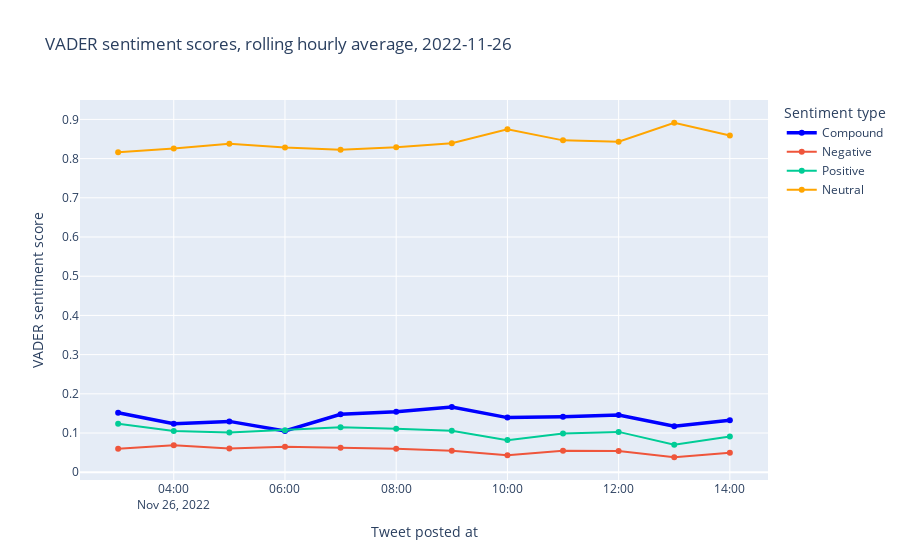
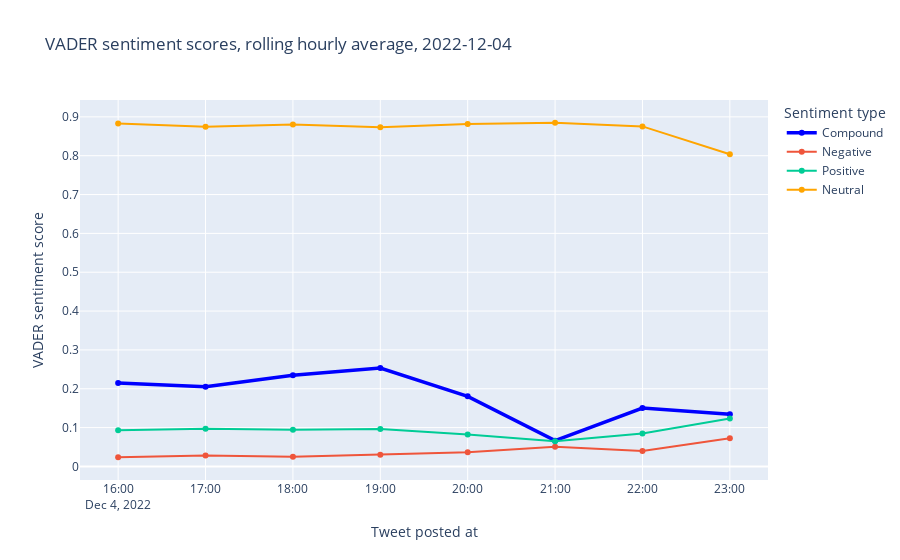
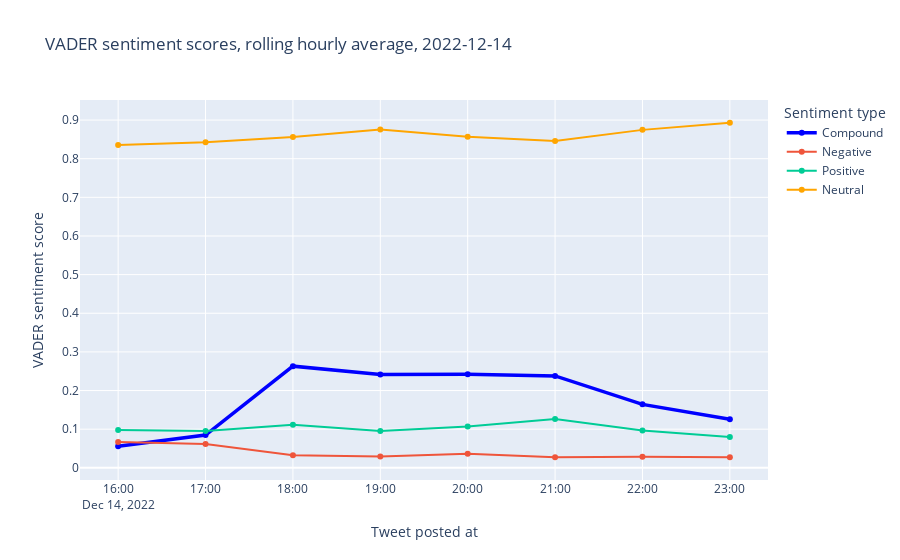
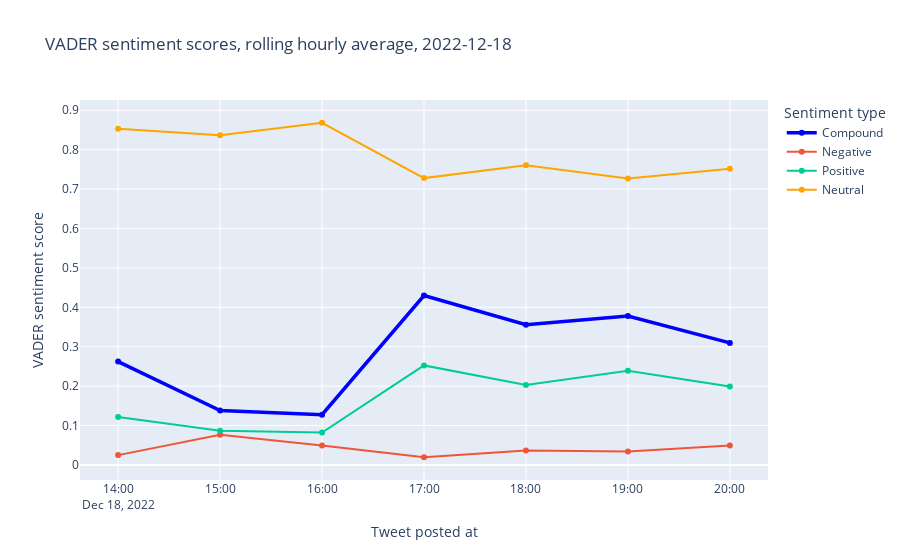

The notebook cell these images were saved under, in order:
### Markdown cell above
**HOURLY**

### Code cell
dates = ['2022-11-26', '2022-12-04', '2022-12-14', '2022-12-18']

date_ranges = [
    ['2022-11-26 03:00', '2022-11-26 14:00'],
    ['2022-12-04 16:00', '2022-12-04 23:30'],
    ['2022-12-14 16:00', '2022-12-14 23:30'],
    ['2022-12-18 14:00', '2022-12-18 20:30']
]

for i, range in enumerate(date_ranges):
    subset_df = hourly_sentiment_df.query(f'created_at.between("{range[0]}", "{range[1]}")')

    fig = go.Figure()
    fig.add_scatter(name='Compound', x=subset_df['created_at'], y=subset_df['compound'], line=dict(color="blue", width=3.5) )

    fig.add_scatter(name='Negative', x=subset_df['created_at'], y=subset_df['neg'], fillcolor='red')
    fig.add_scatter(name='Positive', x=subset_df['created_at'], y=subset_df['pos'], fillcolor='green')
    fig.add_scatter(name='Neutral', x=subset_df['created_at'], y=subset_df['neu'], line=dict(color="orange"))
    fig.update_traces(connectgaps=True)
    fig.update_layout(
        title=f'VADER sentiment scores, rolling hourly average, {dates[i]}',
        xaxis_title='Tweet posted at',
        yaxis_title='VADER sentiment score',
        legend_title='Sentiment type'
    )
    fig.show()

### Figure 1 — Plotly figure (JSON) as saved in the notebook; plotly's stock layout.template omitted (floating-point values rounded to 4 significant figures)
{"data": [{"connectgaps": true, "line": {"color": "blue", "width": 3.5}, "name": "Compound", "type": "scatter", "x": ["2022-11-26T03:00:00+00:00", "2022-11-26T04:00:00+00:00", "2022-11-26T05:00:00+00:00", "2022-11-26T06:00:00+00:00", "2022-11-26T07:00:00+00:00", "2022-11-26T08:00:00+00:00", "2022-11-26T09:00:00+00:00", "2022-11-26T10:00:00+00:00", "2022-11-26T11:00:00+00:00", "2022-11-26T12:00:00+00:00", "2022-11-26T13:00:00+00:00", "2022-11-26T14:00:00+00:00"], "y": [0.152, 0.1235, 0.1297, 0.1055, 0.1477, 0.1544, 0.1662, 0.1393, 0.1418, 0.1461, 0.1171, 0.1325]}, {"connectgaps": true, "fillcolor": "red", "name": "Negative", "type": "scatter", "x": ["2022-11-26T03:00:00+00:00", "2022-11-26T04:00:00+00:00", "2022-11-26T05:00:00+00:00", "2022-11-26T06:00:00+00:00", "2022-11-26T07:00:00+00:00", "2022-11-26T08:00:00+00:00", "2022-11-26T09:00:00+00:00", "2022-11-26T10:00:00+00:00", "2022-11-26T11:00:00+00:00", "2022-11-26T12:00:00+00:00", "2022-11-26T13:00:00+00:00", "2022-11-26T14:00:00+00:00"], "y": [0.06004, 0.06901, 0.06082, 0.06487, 0.06231, 0.06016, 0.05467, 0.04349, 0.05478, 0.05396, 0.03823, 0.04981]}, {"connectgaps": true, "fillcolor": "green", "name": "Positive", "type": "scatter", "x": ["2022-11-26T03:00:00+00:00", "2022-11-26T04:00:00+00:00", "2022-11-26T05:00:00+00:00", "2022-11-26T06:00:00+00:00", "2022-11-26T07:00:00+00:00", "2022-11-26T08:00:00+00:00", "2022-11-26T09:00:00+00:00", "2022-11-26T10:00:00+00:00", "2022-11-26T11:00:00+00:00", "2022-11-26T12:00:00+00:00", "2022-11-26T13:00:00+00:00", "2022-11-26T14:00:00+00:00"], "y": [0.1235, 0.1051, 0.1012, 0.1072, 0.115, 0.1112, 0.1059, 0.08191, 0.09871, 0.1029, 0.07032, 0.09117]}, {"connectgaps": true, "line": {"color": "orange"}, "name": "Neutral", "type": "scatter", "x": ["2022-11-26T03:00:00+00:00", "2022-11-26T04:00:00+00:00", "2022-11-26T05:00:00+00:00", "2022-11-26T06:00:00+00:00", "2022-11-26T07:00:00+00:00", "2022-11-26T08:00:00+00:00", "2022-11-26T09:00:00+00:00", "2022-11-26T10:00:00+00:00", "2022-11-26T11:00:00+00:00", "2022-11-26T12:00:00+00:00", "2022-11-26T13:00:00+00:00", "2022-11-26T14:00:00+00:00"], "y": [0.8165, 0.8258, 0.838, 0.828, 0.8227, 0.8286, 0.8394, 0.8746, 0.8465, 0.8431, 0.8915, 0.859]}], "layout": {"legend": {"title": {"text": "Sentiment type"}}, "title": {"text": "VADER sentiment scores, rolling hourly average, 2022-11-26"}, "xaxis": {"title": {"text": "Tweet posted at"}}, "yaxis": {"title": {"text": "VADER sentiment score"}}}}

### Figure 2 — Plotly figure (JSON) as saved in the notebook; plotly's stock layout.template omitted (floating-point values rounded to 4 significant figures)
{"data": [{"connectgaps": true, "line": {"color": "blue", "width": 3.5}, "name": "Compound", "type": "scatter", "x": ["2022-12-04T16:00:00+00:00", "2022-12-04T17:00:00+00:00", "2022-12-04T18:00:00+00:00", "2022-12-04T19:00:00+00:00", "2022-12-04T20:00:00+00:00", "2022-12-04T21:00:00+00:00", "2022-12-04T22:00:00+00:00", "2022-12-04T23:00:00+00:00"], "y": [0.215, 0.2054, 0.2346, 0.2532, 0.1804, 0.06642, 0.1503, 0.1346]}, {"connectgaps": true, "fillcolor": "red", "name": "Negative", "type": "scatter", "x": ["2022-12-04T16:00:00+00:00", "2022-12-04T17:00:00+00:00", "2022-12-04T18:00:00+00:00", "2022-12-04T19:00:00+00:00", "2022-12-04T20:00:00+00:00", "2022-12-04T21:00:00+00:00", "2022-12-04T22:00:00+00:00", "2022-12-04T23:00:00+00:00"], "y": [0.02364, 0.02845, 0.02481, 0.02997, 0.03629, 0.05046, 0.0396, 0.07271]}, {"connectgaps": true, "fillcolor": "green", "name": "Positive", "type": "scatter", "x": ["2022-12-04T16:00:00+00:00", "2022-12-04T17:00:00+00:00", "2022-12-04T18:00:00+00:00", "2022-12-04T19:00:00+00:00", "2022-12-04T20:00:00+00:00", "2022-12-04T21:00:00+00:00", "2022-12-04T22:00:00+00:00", "2022-12-04T23:00:00+00:00"], "y": [0.09328, 0.09685, 0.09458, 0.09659, 0.0824, 0.06471, 0.08492, 0.1233]}, {"connectgaps": true, "line": {"color": "orange"}, "name": "Neutral", "type": "scatter", "x": ["2022-12-04T16:00:00+00:00", "2022-12-04T17:00:00+00:00", "2022-12-04T18:00:00+00:00", "2022-12-04T19:00:00+00:00", "2022-12-04T20:00:00+00:00", "2022-12-04T21:00:00+00:00", "2022-12-04T22:00:00+00:00", "2022-12-04T23:00:00+00:00"], "y": [0.8831, 0.8747, 0.8806, 0.8734, 0.8813, 0.8848, 0.8755, 0.8038]}], "layout": {"legend": {"title": {"text": "Sentiment type"}}, "title": {"text": "VADER sentiment scores, rolling hourly average, 2022-12-04"}, "xaxis": {"title": {"text": "Tweet posted at"}}, "yaxis": {"title": {"text": "VADER sentiment score"}}}}

### Figure 3 — Plotly figure (JSON) as saved in the notebook; plotly's stock layout.template omitted (floating-point values rounded to 4 significant figures)
{"data": [{"connectgaps": true, "line": {"color": "blue", "width": 3.5}, "name": "Compound", "type": "scatter", "x": ["2022-12-14T16:00:00+00:00", "2022-12-14T17:00:00+00:00", "2022-12-14T18:00:00+00:00", "2022-12-14T19:00:00+00:00", "2022-12-14T20:00:00+00:00", "2022-12-14T21:00:00+00:00", "2022-12-14T22:00:00+00:00", "2022-12-14T23:00:00+00:00"], "y": [0.05557, 0.08471, 0.2631, 0.2415, 0.2421, 0.2377, 0.1642, 0.1256]}, {"connectgaps": true, "fillcolor": "red", "name": "Negative", "type": "scatter", "x": ["2022-12-14T16:00:00+00:00", "2022-12-14T17:00:00+00:00", "2022-12-14T18:00:00+00:00", "2022-12-14T19:00:00+00:00", "2022-12-14T20:00:00+00:00", "2022-12-14T21:00:00+00:00", "2022-12-14T22:00:00+00:00", "2022-12-14T23:00:00+00:00"], "y": [0.06657, 0.06185, 0.03234, 0.02923, 0.03652, 0.02736, 0.02889, 0.02749]}, {"connectgaps": true, "fillcolor": "green", "name": "Positive", "type": "scatter", "x": ["2022-12-14T16:00:00+00:00", "2022-12-14T17:00:00+00:00", "2022-12-14T18:00:00+00:00", "2022-12-14T19:00:00+00:00", "2022-12-14T20:00:00+00:00", "2022-12-14T21:00:00+00:00", "2022-12-14T22:00:00+00:00", "2022-12-14T23:00:00+00:00"], "y": [0.09808, 0.09558, 0.1117, 0.09499, 0.1069, 0.1266, 0.09651, 0.07948]}, {"connectgaps": true, "line": {"color": "orange"}, "name": "Neutral", "type": "scatter", "x": ["2022-12-14T16:00:00+00:00", "2022-12-14T17:00:00+00:00", "2022-12-14T18:00:00+00:00", "2022-12-14T19:00:00+00:00", "2022-12-14T20:00:00+00:00", "2022-12-14T21:00:00+00:00", "2022-12-14T22:00:00+00:00", "2022-12-14T23:00:00+00:00"], "y": [0.8354, 0.8426, 0.8559, 0.8758, 0.8566, 0.846, 0.8746, 0.893]}], "layout": {"legend": {"title": {"text": "Sentiment type"}}, "title": {"text": "VADER sentiment scores, rolling hourly average, 2022-12-14"}, "xaxis": {"title": {"text": "Tweet posted at"}}, "yaxis": {"title": {"text": "VADER sentiment score"}}}}

### Figure 4 — Plotly figure (JSON) as saved in the notebook; plotly's stock layout.template omitted (floating-point values rounded to 4 significant figures)
{"data": [{"connectgaps": true, "line": {"color": "blue", "width": 3.5}, "name": "Compound", "type": "scatter", "x": ["2022-12-18T14:00:00+00:00", "2022-12-18T15:00:00+00:00", "2022-12-18T16:00:00+00:00", "2022-12-18T17:00:00+00:00", "2022-12-18T18:00:00+00:00", "2022-12-18T19:00:00+00:00", "2022-12-18T20:00:00+00:00"], "y": [0.2623, 0.138, 0.1275, 0.4298, 0.3559, 0.3778, 0.3097]}, {"connectgaps": true, "fillcolor": "red", "name": "Negative", "type": "scatter", "x": ["2022-12-18T14:00:00+00:00", "2022-12-18T15:00:00+00:00", "2022-12-18T16:00:00+00:00", "2022-12-18T17:00:00+00:00", "2022-12-18T18:00:00+00:00", "2022-12-18T19:00:00+00:00", "2022-12-18T20:00:00+00:00"], "y": [0.02489, 0.07661, 0.04956, 0.01949, 0.03648, 0.03407, 0.04961]}, {"connectgaps": true, "fillcolor": "green", "name": "Positive", "type": "scatter", "x": ["2022-12-18T14:00:00+00:00", "2022-12-18T15:00:00+00:00", "2022-12-18T16:00:00+00:00", "2022-12-18T17:00:00+00:00", "2022-12-18T18:00:00+00:00", "2022-12-18T19:00:00+00:00", "2022-12-18T20:00:00+00:00"], "y": [0.1219, 0.0865, 0.08206, 0.2526, 0.2028, 0.2388, 0.1991]}, {"connectgaps": true, "line": {"color": "orange"}, "name": "Neutral", "type": "scatter", "x": ["2022-12-18T14:00:00+00:00", "2022-12-18T15:00:00+00:00", "2022-12-18T16:00:00+00:00", "2022-12-18T17:00:00+00:00", "2022-12-18T18:00:00+00:00", "2022-12-18T19:00:00+00:00", "2022-12-18T20:00:00+00:00"], "y": [0.8532, 0.8369, 0.8684, 0.7279, 0.7607, 0.7272, 0.7514]}], "layout": {"legend": {"title": {"text": "Sentiment type"}}, "title": {"text": "VADER sentiment scores, rolling hourly average, 2022-12-18"}, "xaxis": {"title": {"text": "Tweet posted at"}}, "yaxis": {"title": {"text": "VADER sentiment score"}}}}
